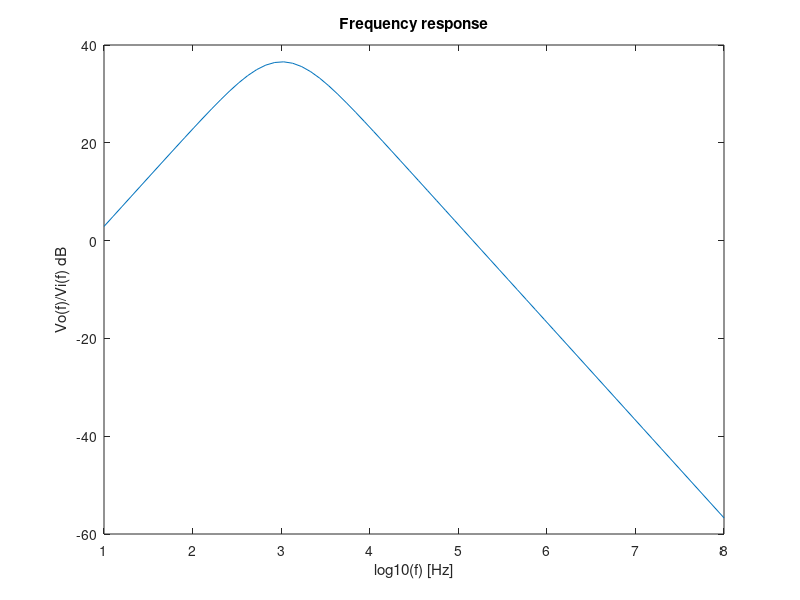

MATLAB code to generate this figure:
close all 
clear all
   
VCC=10;
VEE=-10;
C1=0.000000220;
R1=1000;
C2=0.000000220;
R2=500;
R4=1000;
R5=100000;

f = 1000;
w = 2*pi*f;

Vin = 1*exp(-j*pi/2);

A = [0,j*w*C1+1/R1,0,0;-1,1,0,0;1,0,-R4/(R4+R5),0;0,0,-1/R2,1/R2+j*w*C2];
b = [Vin*j*w*C1;0;0;0];
c = A\b;

Gain = abs(c(4)/Vin)
GaindB = 20*log10(Gain)

Rin = Vin/((Vin-c(2))*j*w*C1)

%R2 em paralelo com C2
Rout = 1/(1/R2+j*w*C2)

fi = fopen("centralf.tex", "w");
fprintf(fi, "$f_c\\; (Hz)$ & %f \\\\ \n", f);
fprintf(fi, "\\hline\n");
fprintf(fi, "$gain(f_c)\\; (dB)$ & %f \\\\ \n", GaindB);
fprintf(fi, "\\hline\n");
fprintf(fi, "$z_{in}$ & %f + i (%f) \\\\ \n", real(Rin), imag(Rin));
fprintf(fi, "\\hline\n");
fprintf(fi, "$z_{out}$ & %f + i (%f) \\\\ \n", real(Rout), imag(Rout));
fprintf(fi, "\\hline\n");

fclose(fi);

w=linspace(log10(10), log10(100000000), 70);
w=2*pi*10 .^(w);
VV=linspace(log10(10), log10(100000000), 70);

for i=1:length(w)
  A = [0,j*w(i)*C1+1/R1,0,0;-1,1,0,0;1,0,-R4/(R4+R5),0;0,0,-1/R2,1/R2+j*w(i)*C2];
  b = [Vin*j*w(i)*C1;0;0;0];
  c = A\b;
  VV(i) = abs(c(4)/Vin);
endfor

figure
plot (log10(w/2/pi), 20*log10(VV));
title("Frequency response")
xlabel ("log10(f) [Hz]");
ylabel ("Vo(f)/Vi(f) dB");
print ("Vo_Vi.eps", "-depsc");
